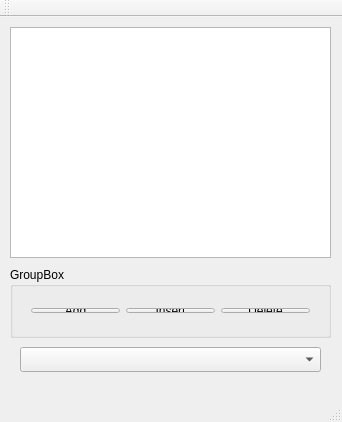
<?xml version="1.0" encoding="UTF-8"?>
<ui version="4.0">
 <class>MainWindow</class>
 <widget class="QMainWindow" name="MainWindow">
  <property name="geometry">
   <rect>
    <x>0</x>
    <y>0</y>
    <width>342</width>
    <height>422</height>
   </rect>
  </property>
  <property name="windowTitle">
   <string>MainWindow</string>
  </property>
  <widget class="QWidget" name="centralWidget">
   <widget class="QListView" name="listView">
    <property name="geometry">
     <rect>
      <x>10</x>
      <y>10</y>
      <width>321</width>
      <height>231</height>
     </rect>
    </property>
   </widget>
   <widget class="QGroupBox" name="groupBox">
    <property name="geometry">
     <rect>
      <x>10</x>
      <y>250</y>
      <width>321</width>
      <height>71</height>
     </rect>
    </property>
    <property name="title">
     <string>GroupBox</string>
    </property>
    <widget class="QWidget" name="">
     <property name="geometry">
      <rect>
       <x>10</x>
       <y>30</y>
       <width>301</width>
       <height>27</height>
      </rect>
     </property>
     <layout class="QHBoxLayout" name="horizontalLayout">
      <item>
       <widget class="QPushButton" name="pushButton">
        <property name="text">
         <string>Add</string>
        </property>
       </widget>
      </item>
      <item>
       <widget class="QPushButton" name="pushButton_2">
        <property name="text">
         <string>Insert</string>
        </property>
       </widget>
      </item>
      <item>
       <widget class="QPushButton" name="pushButton_3">
        <property name="text">
         <string>Delete</string>
        </property>
       </widget>
      </item>
     </layout>
    </widget>
   </widget>
   <widget class="QComboBox" name="comboBox">
    <property name="geometry">
     <rect>
      <x>20</x>
      <y>330</y>
      <width>301</width>
      <height>25</height>
     </rect>
    </property>
   </widget>
  </widget>
  <widget class="QMenuBar" name="menuBar">
   <property name="geometry">
    <rect>
     <x>0</x>
     <y>0</y>
     <width>342</width>
     <height>22</height>
    </rect>
   </property>
  </widget>
  <widget class="QToolBar" name="mainToolBar">
   <attribute name="toolBarArea">
    <enum>TopToolBarArea</enum>
   </attribute>
   <attribute name="toolBarBreak">
    <bool>false</bool>
   </attribute>
  </widget>
  <widget class="QStatusBar" name="statusBar"/>
 </widget>
 <layoutdefault spacing="6" margin="11"/>
 <resources/>
 <connections/>
</ui>
